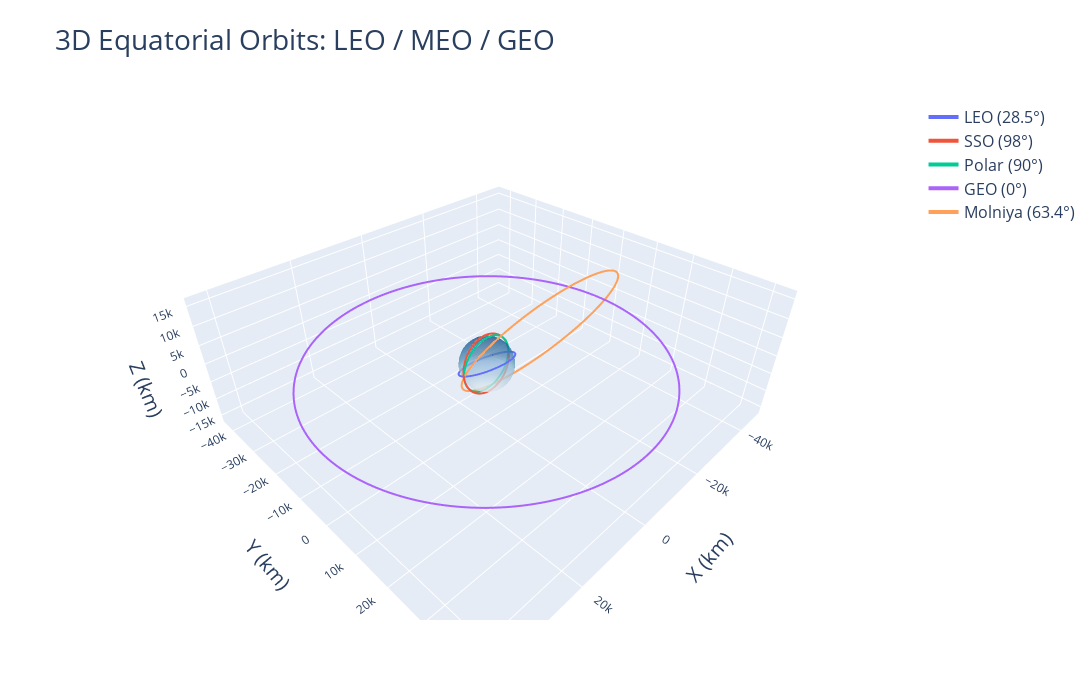

Write notebook code for a chart like this one.
### Code cell
fig = go.Figure(data=traces)

fig.update_layout(
    width=1200,
    height=700,

    # Title styling
    title=dict(
        text="3D Equatorial Orbits: LEO / MEO / GEO",
        font=dict(size=28)            # title font size
    ),

    # Legend styling
    legend=dict(
        font=dict(size=16),           # legend text size
        bgcolor="rgba(255,255,255,0.7)"  # semi-transparent background (optional)
    ),

    # Default font for hover, etc.
    font=dict(
        size=14                       # base font size
    ),

    scene=dict(
        xaxis=dict(
            title="X (km)",
            title_font=dict(size=20),  # x-axis label size
            tickfont=dict(size=12)     # x-axis tick label size
        ),
        yaxis=dict(
            title="Y (km)",
            title_font=dict(size=20),
            tickfont=dict(size=12)
        ),
        zaxis=dict(
            title="Z (km)",
            title_font=dict(size=20),
            tickfont=dict(size=12)
        ),
        aspectmode='data'
    )
)

fig.show()

### Figure 1 — Plotly figure (JSON) as saved in the notebook; plotly's stock layout.template omitted (floating-point values rounded to 4 significant figures; data arrays with more than 128 entries replaced by an {"elided": "..."} marker saying what was removed)
{"data": [{"line": {"width": 4}, "mode": "lines", "name": "LEO (28.5°)", "type": "scatter3d", "x": {"elided": "500 float values"}, "y": {"elided": "500 float values"}, "z": {"elided": "500 float values"}}, {"line": {"width": 4}, "mode": "lines", "name": "SSO (98°)", "type": "scatter3d", "x": {"elided": "500 float values"}, "y": {"elided": "500 float values"}, "z": {"elided": "500 float values"}}, {"line": {"width": 4}, "mode": "lines", "name": "Polar (90°)", "type": "scatter3d", "x": {"elided": "500 float values"}, "y": {"elided": "500 float values"}, "z": {"elided": "500 float values"}}, {"line": {"width": 4}, "mode": "lines", "name": "GEO (0°)", "type": "scatter3d", "x": {"elided": "500 float values"}, "y": {"elided": "500 float values"}, "z": {"elided": "500 int values"}}, {"line": {"width": 4}, "mode": "lines", "name": "Molniya (63.4°)", "type": "scatter3d", "x": {"elided": "500 float values"}, "y": {"elided": "500 float values"}, "z": {"elided": "500 float values"}}, {"colorscale": [[0, "rgb(247,251,255)"], [0.125, "rgb(222,235,247)"], [0.25, "rgb(198,219,239)"], [0.375, "rgb(158,202,225)"], [0.5, "rgb(107,174,214)"], [0.625, "rgb(66,146,198)"], [0.75, "rgb(33,113,181)"], [0.875, "rgb(8,81,156)"], [1, "rgb(8,48,107)"]], "name": "Earth", "opacity": 0.5, "showscale": false, "type": "surface", "x": {"elided": "30x30 float values"}, "y": {"elided": "30x30 float values"}, "z": {"elided": "30x30 float values"}}], "layout": {"font": {"size": 14}, "height": 700, "legend": {"bgcolor": "rgba(255,255,255,0.7)", "font": {"size": 16}}, "scene": {"aspectmode": "data", "xaxis": {"tickfont": {"size": 12}, "title": {"font": {"size": 20}, "text": "X (km)"}}, "yaxis": {"tickfont": {"size": 12}, "title": {"font": {"size": 20}, "text": "Y (km)"}}, "zaxis": {"tickfont": {"size": 12}, "title": {"font": {"size": 20}, "text": "Z (km)"}}}, "title": {"font": {"size": 28}, "text": "3D Equatorial Orbits: LEO / MEO / GEO"}, "width": 1200}}
